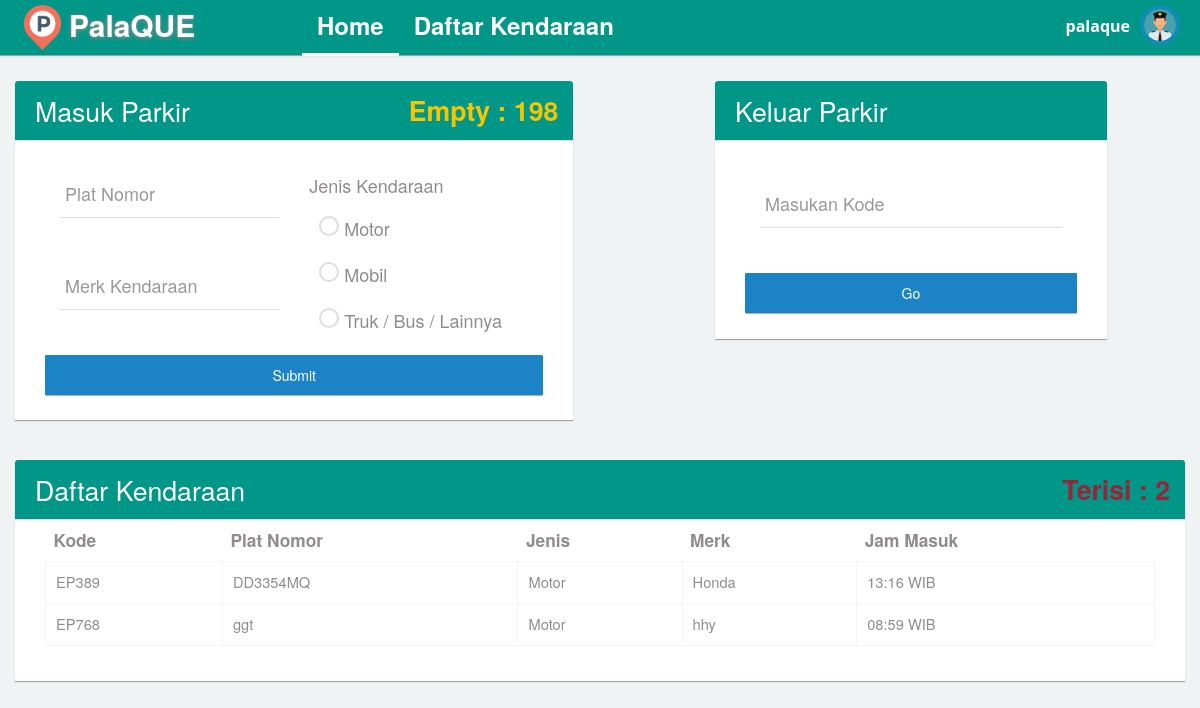
Screenshot of /home.php?nama=palaque (signed in) with the database file from the repository.
### tables this page shows
CREATE TABLE `tb_daftar_parkir` (
  `kode` varchar(5) NOT NULL,
  `plat_nomor` varchar(10) NOT NULL,
  `jenis` varchar(22) NOT NULL,
  `merk` varchar(30) NOT NULL,
  `jam_masuk` varchar(9) NOT NULL,
  `hitung_jam_masuk` int(2) NOT NULL,
  `status` varchar(2) NOT NULL,
  `jam_keluar` varchar(9) NOT NULL,
  `Harga` int(6) NOT NULL
);

### home.php (the view, shortened to what this page needs)
<!DOCTYPE html>
<html lang="en">
<head>
  <link rel="stylesheet" type="text/css" href="asset/css/bootstrap.min.css">
  <link rel="stylesheet" type="text/css" href="asset/css/plugins/font-awesome.min.css"/>
  <link rel="stylesheet" type="text/css" href="asset/css/plugins/animate.min.css"/>
  <link rel="stylesheet" type="text/css" href="asset/css/plugins/nouislider.min.css"/>
  <link rel="stylesheet" type="text/css" href="asset/css/plugins/select2.min.css"/>
  <link rel="stylesheet" type="text/css" href="asset/css/plugins/ionrangeslider/ion.rangeSlider.css"/>
  <link rel="stylesheet" type="text/css" href="asset/css/plugins/ionrangeslider/ion.rangeSlider.skinFlat.css"/>
  <link rel="stylesheet" type="text/css" href="asset/css/plugins/bootstrap-material-datetimepicker.css"/>
  <link rel="stylesheet" type="text/css" href="asset/css/plugins/simple-line-icons.css"/>
  <link rel="stylesheet" type="text/css" href="asset/css/plugins/mediaelementplayer.css"/>
  <link href="asset/css/style.css" rel="stylesheet">
</head>
<?php
include "config/koneksi.php";
$username = $_GET['nama'];
  $query = mysqli_query($con, "SELECT * FROM tb_daftar_parkir  WHERE status = '1'");
  $cek_isi = mysqli_num_rows($query);
  $cek_sisa = 200-$cek_isi;
 ?>
<body style="overflow-x: hidden;" class="dashboard topnav">
        <nav class="navbar navbar-default header navbar-fixed-top bg-teal">
          <div class="col-md-12 nav-wrapper">
            <div class="navbar-header" style="width:100%;">
                <div class="navbar-brand" style="margin-left: -10px;" name="home_logo">
                <img src="asset/img/logo.png" class="img-circle" alt="logo" style="float: left;margin-top: -10px;" width="45px"/>
                 <b style="float: left;margin-left: 4px;">PalaQUE</b>
                </div>
              <ul class="nav navbar-nav search-nav" style="margin-left: 7%">
                  <li class="active"><a style="font-size: 18pt">Home</a></li>
                  <li><a href="daftar_kendaraan.php?nama=<?= $username ?>"><span  style="font-size: 18pt">Daftar Kendaraan</a></span></li>
              </ul>
               <ul class="nav navbar-nav navbar-right user-nav">
                <li class="user-name"><span><?php echo $username ?></span></li>
                  <li class="dropdown avatar-dropdown">
                   <img src="asset/img/petugas.png" class="img-circle avatar" alt="username" data-toggle="dropdown" aria-haspopup="true" aria-expanded="true" style="cursor: pointer;" />
                </li>
              </ul>
            </div>
          </div>
        </nav>
      <div id="content">
                <div class="col-md-7" style="margin-top: 30px;">
                  <div class="col-md-10 panel">
                    <div class="col-md-12 panel-heading bg-teal">
                      <h4 style="color: white;font-size: 20pt;">Masuk Parkir <span class="right" style="color : #f6c700; font-weight: bold; text-align: right; padding-right: 10px;">Empty : <?= $cek_sisa ?></span></h4>
                    </div>
                    <div class="col-md-12 panel-body" style="padding-bottom:25px;">
                      <div class="col-md-12">
                        <form class="cmxform" method="POST">
                          <div class="col-md-6">
                            <div class="form-group form-animate-text" style="margin-top:15px !important;">
                              <input type="text" class="form-text" name="plat_nomor" id="plat_nomor" required>
                              <label>Plat Nomor</label>
                            </div>
                            <div class="form-group form-animate-text" style="margin-top:10px !important;">
                              <input type="text" class="form-text" name="merk" id="merk" required>
                              <label>Merk Kendaraan</label>
                            </div>
                          </div>
                          <div class="col-md-6" style="padding-top: 10px">
                            <label><h4>Jenis Kendaraan</h4></label>
                          </div>
                          <div class="col-md-6" style="padding:5px 20px 0 25px" name="jenis_kendaraan">
                            <div class="form-animate-radio">
                              <label class="radio">
                                <span class="outer">
                                </span> Motor
                              </label>
                            </div>
                            <div class="form-animate-radio">
                              <label class="radio">
                                <span class="outer">
                                </span> Mobil
                              </label>
                            </div>
                            <div class="form-animate-radio">
                              <label class="radio">
                                <span class="outer">
                                </span> Truk / Bus / Lainnya
                              </label>
                            </div>
                          </div>
                          <input class="submit btn btn-primary col-md-12" type="submit" value="Submit" style="height: 40px" name="btn_masuk">
                      </form>
                    </div>
                  </div>
                </div>
              </div>
              <div class="col-md-5" style="margin-top: 30px">
                  <div class="col-md-10 panel">
                    <div class="col-md-12 panel-heading bg-teal">
                      <h4 style="color: white;font-size: 20pt;">Keluar Parkir</h4>
                    </div>
                    <div class="col-md-12 panel-body" style="padding-bottom:25px;">
                      <div class="col-md-12">
                        <form class="cmxform" method="POST" action="home.php">
                          <div class="col-md-12">
                            <div class="form-group form-animate-text" style="margin-top:25px !important;">
                              <input type="text" class="form-text" name="kode" id="kode_keluar" required>
                              <label>Masukan Kode</label>
                            </div>
                          </div>
                          <input class="btn btn-primary col-md-12" type="button" value="Go"  name="btn_keluar" style="height: 40px" id="btnKeluar" style="height: 40px">
                          <div class="col-md-12">
                            </div>
                      </form>
                    </div>
                  </div>
                </div>
              </div>
                <div class="col-md-12 col-sm-12 col-x-12" style="margin-top: 20px;">
                  <div class="col-md-12 panel">
                    <div class="col-md-12 panel-heading bg-teal">
                      <h4 style="color: white;font-size: 20pt;">Daftar Kendaraan <span class="right" style="color : #9B2335; font-weight: bold; text-align: right; padding-right: 10px;">Terisi : <?= $cek_isi ?></span></h4>
                    </div>
                    <div class="panel-body">
                    <div class="table-responsive col-md-12 col-sm-12 col-xs-12">
                    <table class="table table-hover col-md-12 col-sm-12 col-xs-12" width="100%" cellspacing="0">
                    <thead>
                      <tr style="font-size: 13pt">
                        <th style="max-width: 120px;">Kode</th>
                        <th style="max-width: 250px;">Plat Nomor</th>
                        <th>Jenis</th>
                        <th>Merk</th>
                        <th style="max-width: 200px;">Jam Masuk</th>
                      </tr>
                    </thead>
                    <tbody>
                      <?php
                        $sql = "SELECT * FROM tb_daftar_parkir WHERE status = '1'";
                        $query = mysqli_query($con, $sql);
                        while ($data = mysqli_fetch_array($query)) {?>
                      <tr style="font-size: 11pt">
                        <td><?php echo $data['kode'] ?></td>
                        <td><?php echo $data['plat_nomor'] ?></td>
                        <td><?php echo $data['jenis'] ?></td>
                        <td><?php echo $data['merk'] ?></td>
                        <td><?php echo $data['jam_masuk'] . " WIB" ?></td>
                      </tr>
                      <?php } ?>
                    </tbody>
                  </table>
                  </div>
                  </div>
                  </div>
                </div>
      </div>
</body>
</html>

### rows the page displays
tb_daftar_parkir: kode "EP389", plat_nomor "DD3354MQ", jenis "Motor", merk "Honda", jam_masuk "13:16"
tb_daftar_parkir: kode "EP768", plat_nomor "ggt", jenis "Motor", merk "hhy", jam_masuk "08:59"

### other values shown
$username "palaque"
$cek_sisa "198"
$cek_isi "2"
